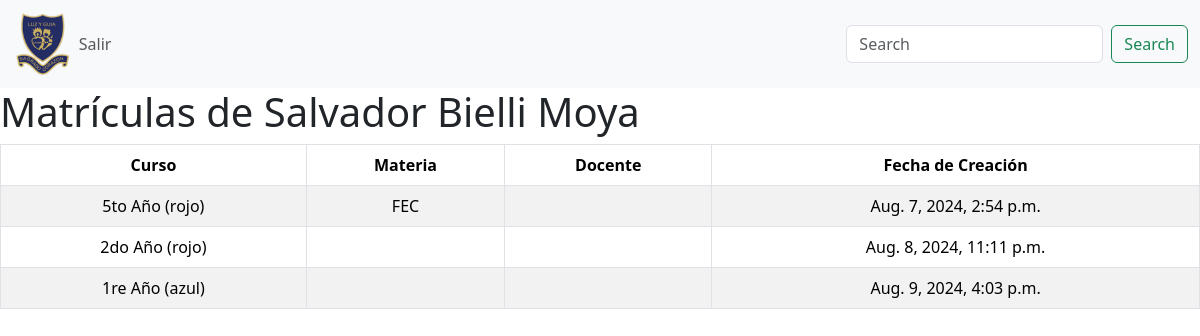
The app's page /ver_matriculas/25/ with its own data.
### colegio/models.py (models this page shows, shortened)
class Alumnos(models.Model):
    id_alumno = models.AutoField(primary_key=True)
    id_familia =models.ForeignKey(Familias, verbose_name='Apellido de la Familia', on_delete=models.CASCADE)
    Nombre = models.CharField(max_length=50)
    Apellido = models.CharField(max_length=50)
    DNI = models.CharField(max_length=10)
    Correo_Electronico_Particular = models.EmailField(max_length=254, blank=True)
    Correo_Electronico_Institucional = models.EmailField(max_length=254, blank=True)
    Direccion = models.CharField(max_length=100)
    Localidad = models.ForeignKey(Localidad,on_delete=models.CASCADE)
    Nacionalidad = models.ForeignKey(Nacionalidad,on_delete=models.CASCADE)
    Colegio = models.ForeignKey(Colegio,on_delete=models.CASCADE)
    Sexo = models.ForeignKey(Sexo,on_delete=models.CASCADE)
    Fecha_de_Nacimiento = models.DateField()
    Lugar_de_nacimiento = models.CharField(max_length=100)
    Casas = models.ForeignKey(Casas,on_delete=models.CASCADE)
    estado_dispositivos = models.CharField(max_length=50)
    fecha_creacion = models.DateTimeField(default=timezone.now)
    fecha_modificacion = models.DateTimeField( default=timezone.now)

class Matriculas(models.Model):
    id_alumno_matricula = models.ForeignKey(Alumnos, on_delete=models.CASCADE)
    curso_matricula = models.ForeignKey(Curso, on_delete=models.CASCADE, default=4)
    fecha_creacion_matricula = models.DateTimeField(default=timezone.now)

class Curso(models.Model):
    id_curso = models.AutoField(primary_key=True)
    descripcion = models.CharField(max_length=255)
    color = models.CharField(max_length=7, default="Azul")
    def __str__(self):
        return f"{self.descripcion} ({self.color})"

class CursoMateria(models.Model):
    curso = models.ForeignKey(Curso, on_delete=models.CASCADE)
    materia = models.ForeignKey(Materia, on_delete=models.CASCADE)
    docentes = models.ForeignKey(Docentes, on_delete=models.CASCADE,default=None)
    codigo = models.CharField(max_length=50)

class Materia(models.Model):
    id_materia = models.AutoField(primary_key=True)
    descripcion = models.CharField(max_length=255)
    def __str__(self):
        return self.descripcion

### colegio/views.py (the view)
# urls.py: path('ver_matriculas/<int:id_alumno>/', views.ver_matriculas, name='ver_matriculas'), # VER MATRICULAS
def ver_matriculas(request, id_alumno):
    alumno = get_object_or_404(Alumnos, pk=id_alumno)
    matriculas = Matriculas.objects.filter(id_alumno_matricula=alumno)
    context = {
        'alumno': alumno,
        'matriculas': matriculas,
    }
    return render(request, 'matriculas.html', context)

### templates/matriculas.html (shortened to what this page needs)
{% extends "basehome.html" %}
{% block content %}
    <h1>Matrículas de {{ alumno.Nombre }} {{ alumno.Apellido }}</h1>
    {% if matriculas %}
        <table class="table table-striped table-bordered text-center">
            <thead>
                <tr>
                    <th scope="col">Curso</th>
                    <th scope="col">Materia</th>
                    <th scope="col">Docente</th>
                    <th scope="col">Fecha de Creación</th>
                </tr>
            </thead>
            <tbody>
                {% for matricula in matriculas %}
                    <tr>
                        <td>{{ matricula.curso_matricula }}</td>
                        <td>
                            {% for curso_materia in matricula.curso_matricula.cursomateria_set.all %}
                                {{ curso_materia.materia }}
                            {% endfor %}
                        </td>
                        <td>
                        </td>
                        <td>{{ matricula.fecha_creacion_matricula }}</td>
                    </tr>
                {% endfor %}
            </tbody>
        </table>
    {% else %}
        <p>Este alumno no tiene matrículas.</p>
    {% endif %}
{% endblock %}

### records on screen
Alumnos: Nombre "Salvador", Apellido "Bielli Moya"
Matriculas: curso_matricula "5to Año (rojo)", fecha_creacion_matricula "Aug. 7, 2024, 2:54 p.m."
CursoMateria: materia "FEC"
Matriculas: curso_matricula "2do Año (rojo)", fecha_creacion_matricula "Aug. 8, 2024, 11:11 p.m."
Matriculas: curso_matricula "1re Año (azul)", fecha_creacion_matricula "Aug. 9, 2024, 4:03 p.m."
